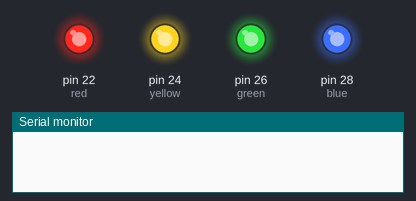
Bench run of a sketch on a simulated Arduino Mega 2560, built for the host (arithmetic inside an expression is 32-bit, double 64-bit). Shown: output pins drawn as LEDs (lit = HIGH), the last lines printed to the serial monitor. WiFi joins after 1.5 s; servers stay silent unless stated; uploads are accepted with an empty reply.

Above: at 0.1 s.
At 0.9 s:
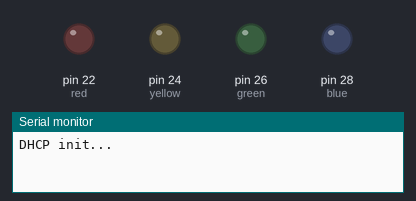
Timing chart, 0 to 2.4 s (numbered marks = the images above):
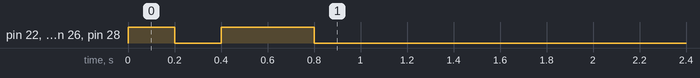

The sketch:

JankyClient.ino
```cpp
/*
  based on the Web Client by David A. Mellis

 This sketch connects to a host running (https://github.com/sfaxon/janky_wacher/)
 and outputs to some lights the appropirate status of builds.

 Circuit:
 * Ethernet shield attached to pins 10, 11, 12, 13
 * LED's attached to 22, 24, 26, 28

*/

#include <SPI.h>
#include <Ethernet.h>

// Enter a MAC address for your controller below.
// Newer Ethernet shields have a MAC address printed on a sticker on the shield
byte mac[] = {  0xDE, 0xAD, 0xBE, 0xEF, 0xFE, 0x1D };
// only if DHCP fails do we assign a static IP address
IPAddress staticIp(10, 11, 18, 100);
IPAddress staticDns(10, 11, 18, 10);
IPAddress staticGateway(10, 11, 18, 1);
IPAddress staticSubnet(255, 255, 255, 0);

IPAddress server(66, 150, 174, 219); // IP address of server
int server_port = 80;

int red = 22;
int yellow = 24;
int green = 26;
int blue = 28;

String currentLine = "";            // string to hold the text from server
const unsigned long requestInterval = 10000;  // delay between requests
unsigned long lastAttemptTime = 0;            // last time you connected to the server, in milliseconds

// Initialize the Ethernet client library
// with the IP address and port of the server
EthernetClient client;

void setup() {
  pinMode(red, OUTPUT);
  pinMode(yellow, OUTPUT);
  pinMode(green, OUTPUT);
  pinMode(blue, OUTPUT);
  currentLine.reserve(256);
  boot_blink();
  // Open serial communications and wait for port to open:
  Serial.begin(9600);
   while (!Serial) {
    ; // wait for serial port to connect. Needed for Leonardo only
  }

  Serial.println("DHCP init...");
  // start the Ethernet connection:
  if (Ethernet.begin(mac) == 0) {
    Serial.println("Failed to configure Ethernet using DHCP");
    // no point in carrying on, show error status on lights
    error_dhcp();
    Ethernet.begin(mac, staticIp, staticDns, staticGateway, staticSubnet);
    Serial.println("Set static IP address");
  }

  Serial.println(Ethernet.localIP());

  // give the Ethernet shield a second to initialize:
  delay(1000);
  Serial.println("IP address aquired.");
  Serial.println("connecting...");

  makeRemoteRequest();
}

void loop()
{
  // if there are incoming bytes available
  // from the server, read them and print them:
  if (client.connected()) {
    if (client.available()) {
      char c = client.read();
      Serial.print(c);
      currentLine += c;
      // clear currentLine when new line reached
      if (c == '\n') {
        currentLine = "";
      }

      //really inefficient, but functional
      if ( currentLine.equals("JANKY") ) {
        Serial.println("found some JANKY code");
        clear_lights();
        digitalWrite(red, HIGH);
        client.stop();
      }
      if ( currentLine.equals("GOOD") ) {
        Serial.println("found some GOOD code");
        clear_lights();
        digitalWrite(green, HIGH);
        client.stop();
      }
      if ( currentLine.equals("BUILDING") ) {
        Serial.println("found BUILDING code");
        clear_lights();
        digitalWrite(yellow, HIGH);
        client.stop();
      }
    }
  }
  else if (millis() - lastAttemptTime > requestInterval) {
    // if you're not connected, and two minutes have passed since
    // your last connection, then attempt to connect again:
    makeRemoteRequest();
  }

}

void makeRemoteRequest() {
  // attempt to connect, and wait a millisecond:
  Serial.println("connecting to server...");
  if (client.connect(server, server_port)) {
    Serial.println("making HTTP request...");
    // make HTTP GET request to twitter:
    client.println("GET / HTTP/1.1");
    client.println("HOST: buildlight.marshill.info");
    client.println();
  }
  else {
    // this could retry, but for now we just show error codes
    // probably a wrong server IP address
    Serial.println("server connection failed, check server and sever_port.");
    error_server_connection();
  }
  // note the time of this connect attempt:
  lastAttemptTime = millis();
}

// blink all the lights, just to be sure they work
void boot_blink()
{
  digitalWrite(green, HIGH);
  digitalWrite(yellow, HIGH);
  digitalWrite(red, HIGH);
  digitalWrite(blue, HIGH);
  delay(200); // ms
  clear_lights();
  delay(200);
  digitalWrite(green, HIGH);
  digitalWrite(yellow, HIGH);
  digitalWrite(red, HIGH);
  digitalWrite(blue, HIGH);
  delay(400);
  clear_lights();
}

void clear_lights()
{
  digitalWrite(green, LOW);
  digitalWrite(yellow, LOW);
  digitalWrite(red, LOW);
  digitalWrite(blue, LOW);
}

void address_aquired()
{
  clear_lights();
  digitalWrite(green, HIGH);
  delay(200);
  digitalWrite(green, LOW);
  digitalWrite(yellow, HIGH);
  delay(200);
  digitalWrite(yellow, LOW);
  digitalWrite(red, HIGH);
  delay(200);
  digitalWrite(red, LOW);
  digitalWrite(blue, HIGH);
  delay(200);
  digitalWrite(blue, LOW);
}

// never return, output blue, red for error code
void error_dhcp()
{
  clear_lights();
  digitalWrite(blue, HIGH);
  digitalWrite(red, HIGH);
  delay(400);
  clear_lights();
}

void error_server_connection()
{
  clear_lights();
  digitalWrite(blue, HIGH);
  digitalWrite(yellow, HIGH);
}
```
